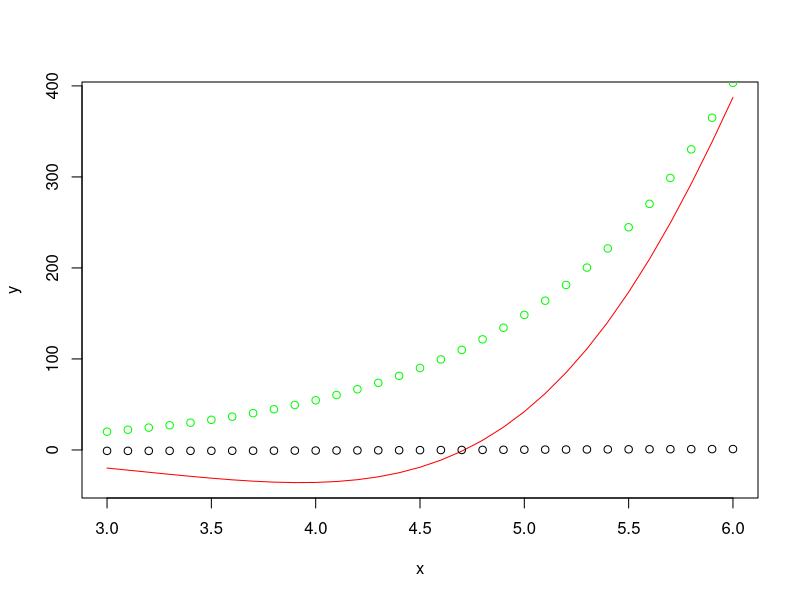
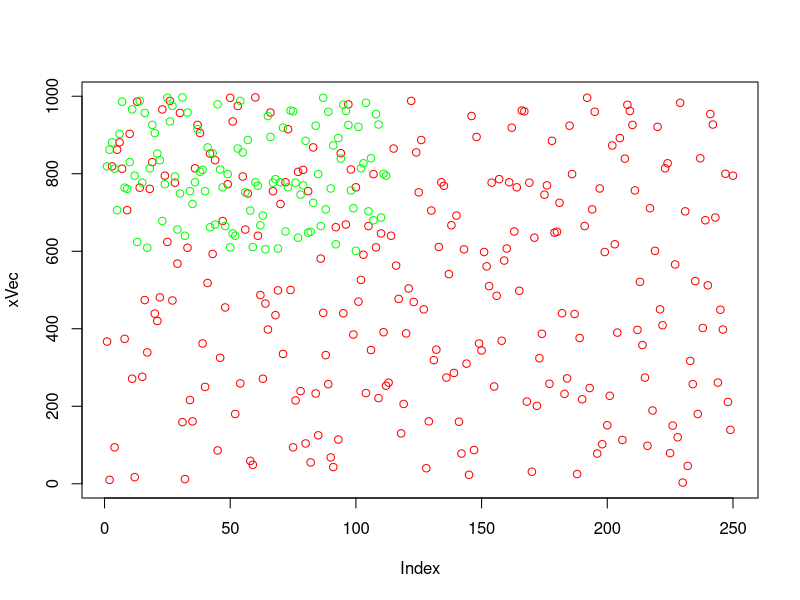
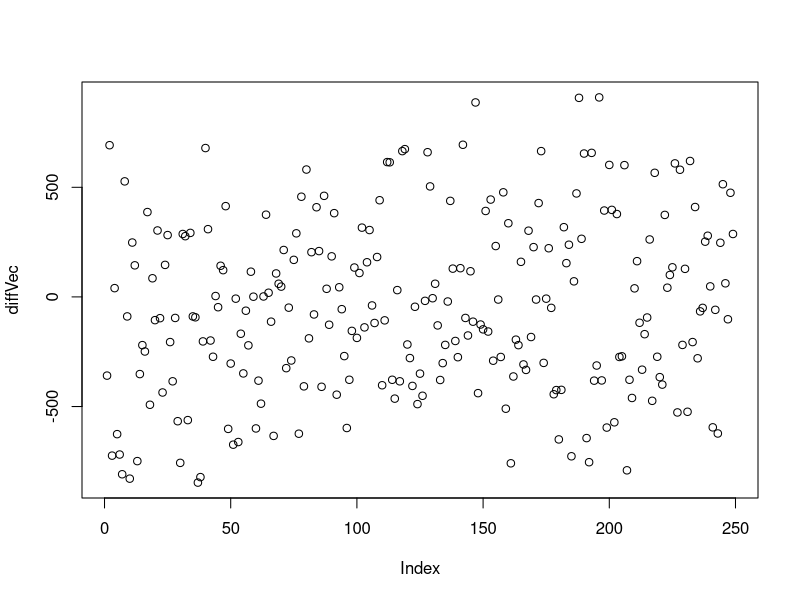
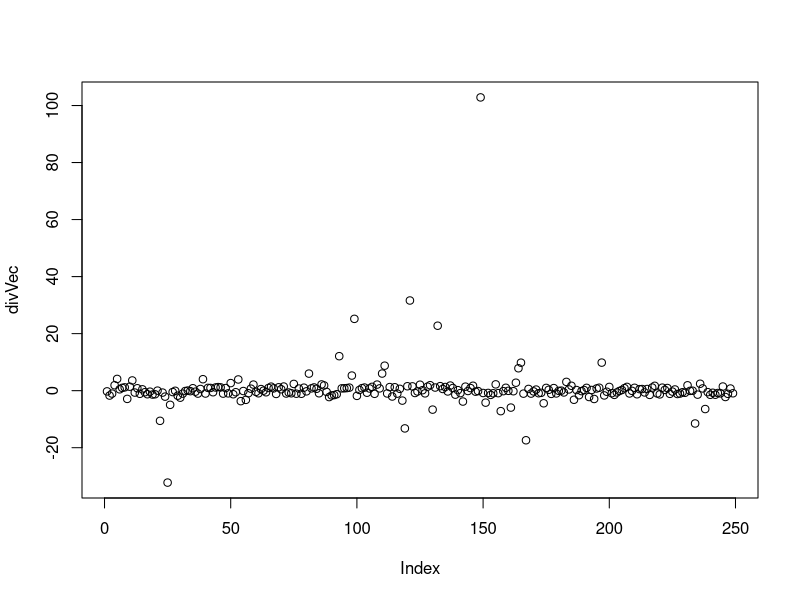
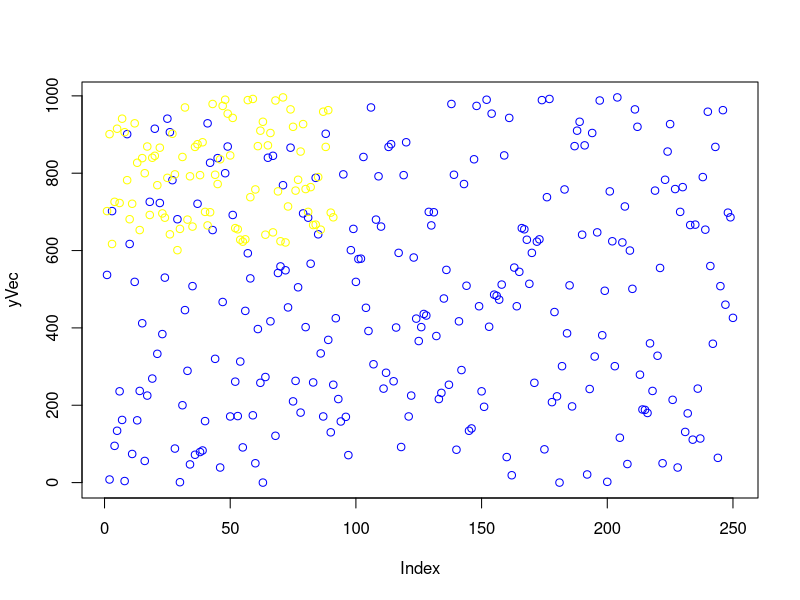
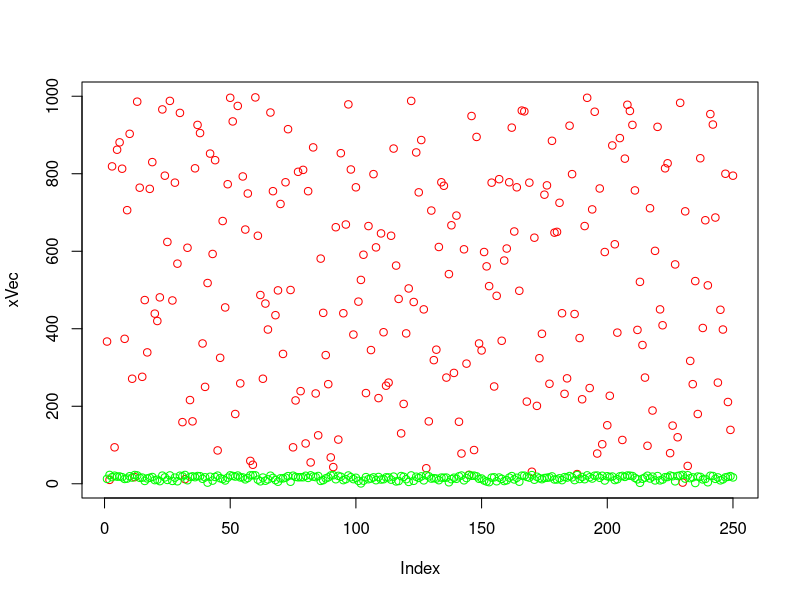

Here is the R script that generated these plots, in order:
#Exercise 1
#1. Creating vectors
#a
aVec<-c(1:20)
#b
bVec<-sort(aVec, decreasing = TRUE)
#c
cVec<-c(aVec,bVec[-1])
#d
tmp<-c(4,6,3)
#e
eVec<-rep(tmp, times=10)
#f
fVec<-c(rep(tmp, times = 10),4)
#g
gVec<-rep(tmp, times = c(10,20,30))
#2. Creating vectors
#a
x <- seq(3, 6, 0.1)
y <- exp(x)*cos(x)
plot(x,y,col="red", type="l")
points(x,cos(x),col="black")
points(x,exp(x),col="green")

#3
#a
hVec<-(0.1^seq(3, 36, by=3)*0.2^seq(1, 34, by=3))
#b
iVec<-2^seq(1, 25, by=1)/seq(1, 25, by=1)

#4
#a
sigma_a<-sum(seq(10, 100, by=1)^3+4*seq(10,100, by=1)^2)
#b
sigma_b<-sum(2^seq(1, 25, by=1)/seq(1, 25, by=1)+3^seq(1,25, by=1)/seq(1, 25, by=1))

#5
#a
jVec<-paste("label",1:30,sep=" ")
#b
kVec<-paste("fn",1:30,sep="")

#6
set.seed(50)
xVec <- sample(0:999, 250, replace=T)
yVec <- sample(0:999, 250, replace=T)
plot(xVec, col="red")
points(xVec[xVec>600], col="green")
#a
diffVec <- yVec[-1] - xVec[-1*length(yVec)]
plot(diffVec, col="black")
#b
divVec <- sin(yVec[-1*length(xVec)])/cos(xVec[-1])  
plot(divVec, col="black")
#c
x_new <- xVec[-c(length(xVec)-1, length(xVec))]+2*xVec[-c(1, length(xVec))]-xVec[-c(1,2)]
#d
sigma_d <- sum(-exp(-xVec[-1])/(xVec[-length(xVec)]+10))

#7
#a
plot(yVec, col="blue")
points(yVec[yVec>600], col="yellow")
#b
idx<-which(yVec>600)
#c
which(xVec[idx]>600)
#d
avg<-mean(xVec)
root_x <- sqrt(abs(xVec-avg))
plot(xVec, col="red")
points(root_x, col="green")
#e
which(yVec>max(yVec)-200)
#f
idx_even <- which(xVec%%2 == 0)
length(idx_even)
#g
xVec_new <- xVec[(order(yVec, decreasing = FALSE))]
#h
xVec_sample <- xVec[seq(1,250,by=3)]

#8
#numerator:even starting 2
#denominator: odd starting 3
#odd<-seq(3,39,by=2)
#even<-seq(2,38,by=2)
mVec<-c(1, cumprod(seq(2,38,by=2)/seq(3,39,by=2)))
sum(mVec)
